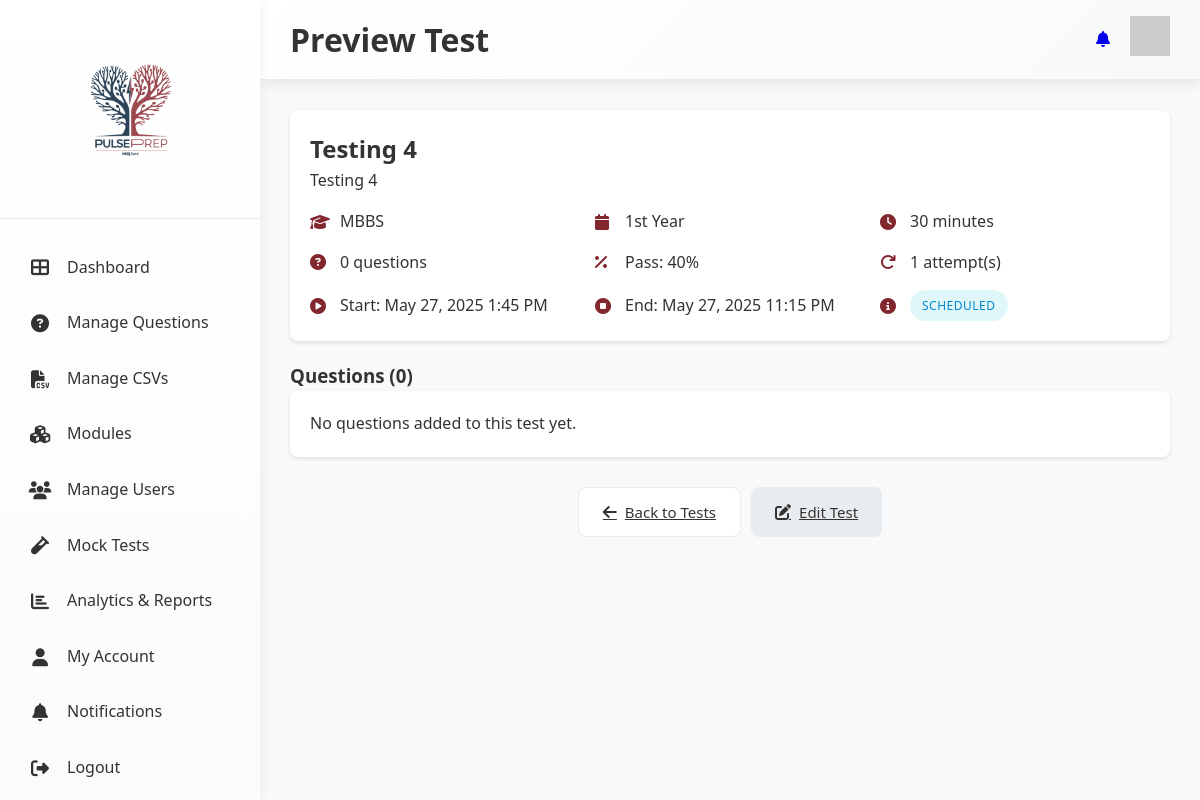
Before: /mocktest/preview/4/ with the older database file.
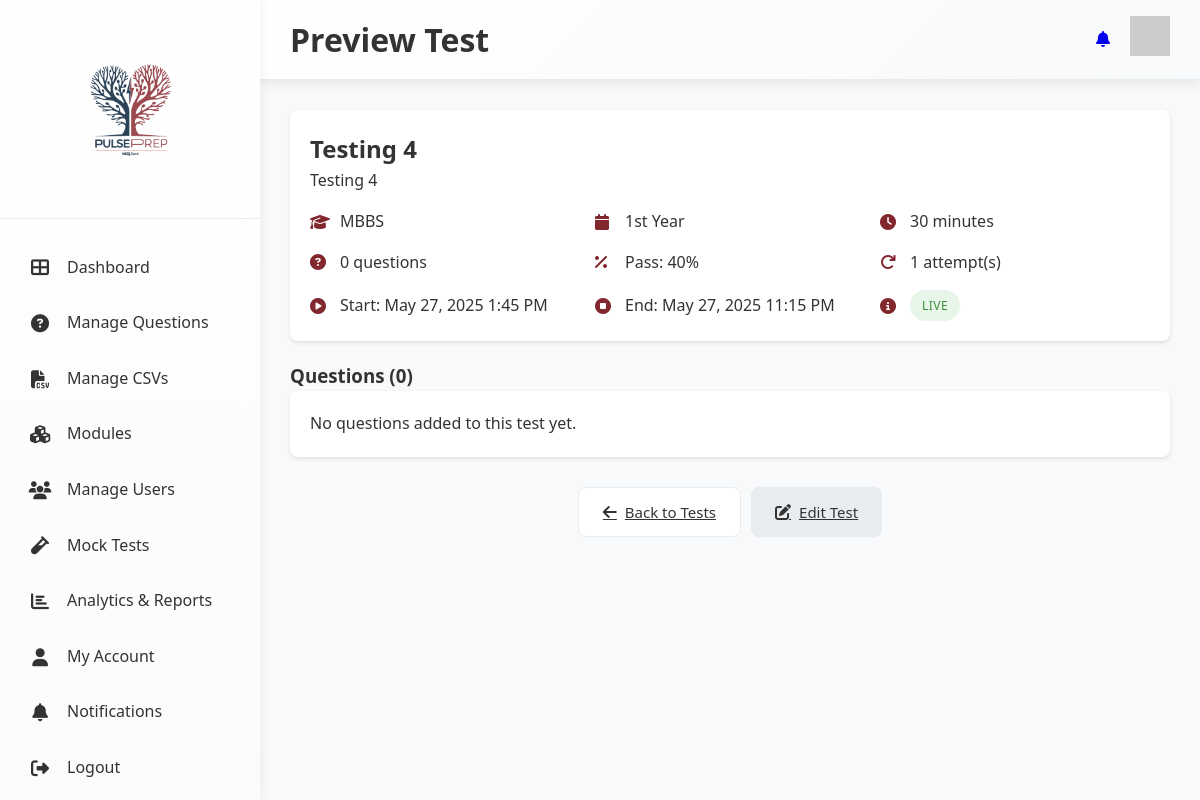
After: the same page with the newer database file.
### mocktest/models.py (models this page shows, shortened)
class MockTest(models.Model):
    STATUS_CHOICES = [
        ('draft', 'Draft'),
        ('scheduled', 'Scheduled'),
        ('live', 'Live'),
        ('completed', 'Completed'),
    ]
    SELECTION_TYPE_CHOICES = [
        ('random', 'Random Selection'),
        ('manual', 'Manual Selection'),
    ]
    title = models.CharField(max_length=200)
    description = models.TextField(blank=True)
    degree = models.CharField(max_length=4, choices=Question.DEGREE_CHOICES, blank=True)
    year = models.CharField(max_length=3, choices=Question.YEAR_CHOICES, blank=True)
    block = models.CharField(max_length=100, blank=True)
    module = models.CharField(max_length=100, blank=True)
    subject = models.CharField(max_length=100, blank=True)
    topic = models.CharField(max_length=100, blank=True)
    duration_minutes = models.IntegerField(default=60)
    total_questions = models.IntegerField(default=50)
    passing_percentage = models.IntegerField(default=40)
    max_attempts = models.IntegerField(default=1)
    selection_type = models.CharField(max_length=10, choices=SELECTION_TYPE_CHOICES, default='random')
    easy_percentage = models.IntegerField(default=30)  # For random selection
    medium_percentage = models.IntegerField(default=50)
    hard_percentage = models.IntegerField(default=20)
    randomize_questions = models.BooleanField(default=True)
    randomize_options = models.BooleanField(default=True)
    show_explanations = models.BooleanField(default=True)
    start_datetime = models.DateTimeField()
    end_datetime = models.DateTimeField()
    status = models.CharField(max_length=10, choices=STATUS_CHOICES, default='draft')
    created_by = models.ForeignKey(settings.AUTH_USER_MODEL, on_delete=models.CASCADE, related_name='created_tests')
    created_at = models.DateTimeField(auto_now_add=True)
    updated_at = models.DateTimeField(auto_now=True)
    questions = models.ManyToManyField(Question, through='TestQuestion')
    class Meta:
        ordering = ['-created_at']

### mocktest/views.py (the view)
# urls.py: path('preview/<int:test_id>/', views.preview_test, name='preview_test'),
def preview_test(request, test_id):
    test = get_object_or_404(MockTest, id=test_id)
    test_questions = test.testquestion_set.all().select_related('question')
    context = {
        'test': test,
        'test_questions': test_questions,
        'question_count': test_questions.count(),
    }
    return render(request, 'mocktest/preview_test.html', context)

### user_management/context_processors.py (called while the page is built, shortened)
def user_stats(request):
    User = get_user_model()
    if not request.user.is_authenticated:
        return {}

### templates/mocktest/preview_test.html (shortened to what the changed rows need)
{% load static %}
<!DOCTYPE html>
<html lang="en">
  <head>
    <link rel="stylesheet" href="{% static 'css/DAstyles.css' %}" />
    <link rel="stylesheet" href="{% static 'css/mockTest.css' %}" />
    <link rel="stylesheet" href="https://cdnjs.cloudflare.com/ajax/libs/font-awesome/6.4.0/css/all.min.css" />
  </head>
  <body>
    <div class="container">
      <main class="main-content">
        <header class="header">
          <h1>Preview Test</h1>
        </header>
        <div class="dashboard-content">
          <div class="preview-container">
            <div class="test-info-card">
              <h2>{{ test.title }}</h2>
              {% if test.description %}
                <p>{{ test.description }}</p>
              {% endif %}
              <div class="test-meta">
                <div class="meta-item">
                  <i class="fas fa-graduation-cap"></i>
                  <span>{{ test.degree|default:"All Degrees" }}</span>
                </div>
                <div class="meta-item">
                  <i class="fas fa-calendar"></i>
                  <span>{{ test.year|default:"All Years" }} Year</span>
                </div>
                <div class="meta-item">
                  <i class="fas fa-clock"></i>
                  <span>{{ test.duration_minutes }} minutes</span>
                </div>
                <div class="meta-item">
                </div>
                <div class="meta-item">
                  <i class="fas fa-percentage"></i>
                  <span>Pass: {{ test.passing_percentage }}%</span>
                </div>
                <div class="meta-item">
                  <i class="fas fa-redo"></i>
                  <span>{{ test.max_attempts }} attempt(s)</span>
                </div>
              </div>
              <div class="test-meta">
                <div class="meta-item">
                  <i class="fas fa-play-circle"></i>
                  <span>Start: {{ test.start_datetime|date:"M d, Y g:i A" }}</span>
                </div>
                <div class="meta-item">
                  <i class="fas fa-stop-circle"></i>
                  <span>End: {{ test.end_datetime|date:"M d, Y g:i A" }}</span>
                </div>
                <div class="meta-item">
                  <i class="fas fa-info-circle"></i>
                  <span class="status-badge {{ test.status }}">{{ test.get_status_display }}</span>
                </div>
              </div>
            </div>
          </div>
        </div>
      </main>
    </div>
  </body>
</html>

Changed rows visible on the page:
changed MockTest "Testing 4": status "SCHEDULED" → "LIVE"
